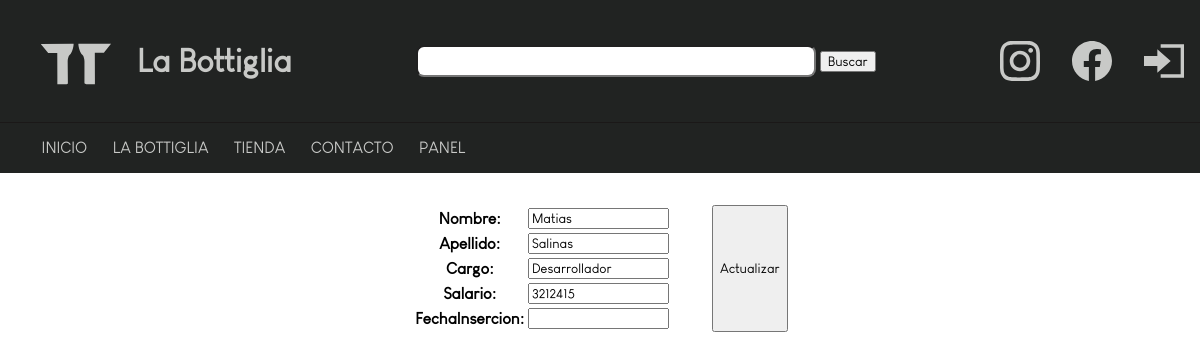
Before: /panel/empleados/editar/3 (signed in) with the older database file.
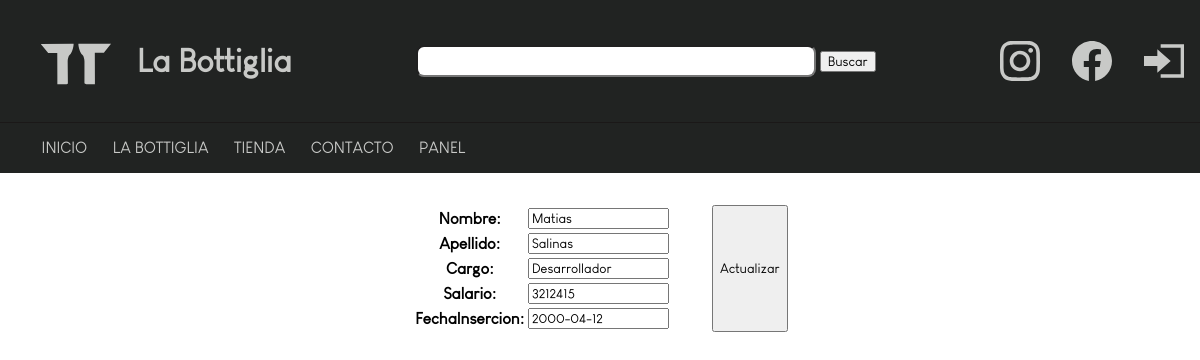
After: the same page with the newer database file.
### database/models.py (models this page shows, shortened)
class empleados(models.Model):
    nombre = models.CharField(max_length =50)
    apellido = models.CharField(max_length =50)
    cargo = models.CharField(max_length =50)
    salario = models.IntegerField()
    fechaInsercion = models.DateField(null=True,blank=True)

### database/views.py (the view)
# urls.py: path('panel/empleados/editar/<pk>',staff_member_required(EmpleadosUpdate.as_view()),name='panel-empleados-editar'),
class EmpleadosUpdate(UpdateView):
    model = empleados
    success_url = '/panel/empleados'
    fields = ['nombre','apellido','cargo','salario','fechaInsercion']
    template_name ='panel_empleados_editar.html'

### tiendaOnline/templates/panel_empleados_editar.html (shortened to what this page needs)
{% extends 'base.html' %}
{% block contenido %}
<form method="post">
<div class="container">
<table>
    {{form.as_table}}
</table>
</form>
<input type="submit" value="Actualizar">
{% endblock contenido %}

Changed rows visible on the page:
changed empleados "Matias": fechaInsercion (not shown) → "2000-04-12"
